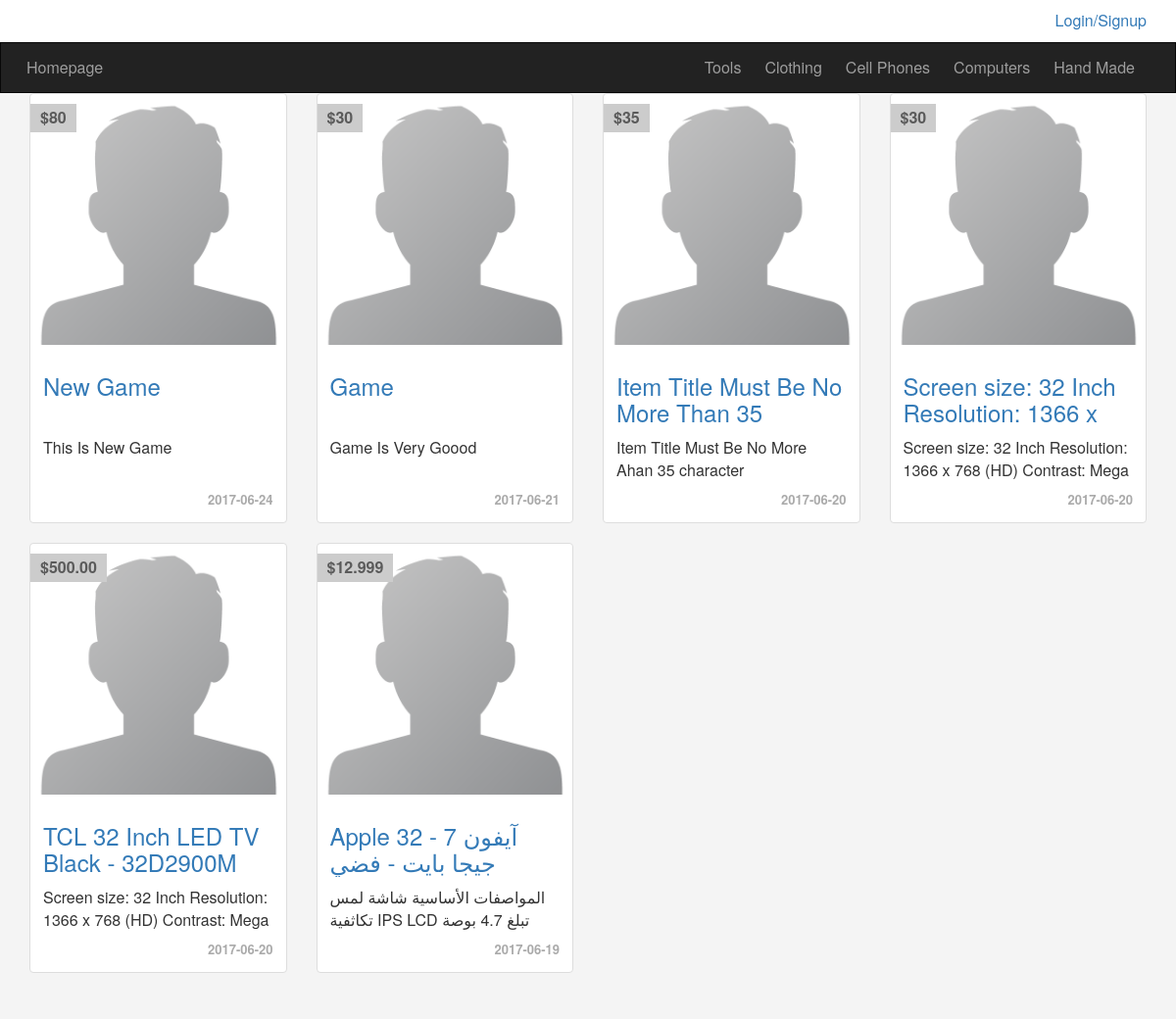
Screenshot of /code/index.php with the database file from the repository.
### tables this page shows
CREATE TABLE `categories` (
  `ID` int(11) NOT NULL,
  `Name` varchar(255) NOT NULL,
  `Description` text NOT NULL,
  `parent` int(11) NOT NULL,
  `Ordering` int(11) DEFAULT NULL,
  `Visibility` tinyint(4) NOT NULL DEFAULT '0',
  `Allow_Comment` tinyint(4) NOT NULL DEFAULT '0',
  `Allow_Ads` tinyint(4) NOT NULL DEFAULT '0'
);

CREATE TABLE `items` (
  `Item_ID` int(11) NOT NULL,
  `Name` varchar(255) NOT NULL,
  `Description` text NOT NULL,
  `Price` varchar(255) NOT NULL,
  `Add_Date` date NOT NULL,
  `Country_Made` varchar(255) NOT NULL,
  `Image` varchar(255) NOT NULL,
  `Status` varchar(255) NOT NULL,
  `Rating` smallint(6) NOT NULL,
  `Approve` tinyint(4) NOT NULL DEFAULT '0',
  `Cat_ID` int(11) NOT NULL,
  `Member_ID` int(11) NOT NULL,
  `tags` varchar(255) NOT NULL
);

### code/init.php (called while the page is built, shortened)
<?php
	include "admin/connect.php";
	$tpl 	= 'includes/templates/';
	$func 	= 'includes/functions/';
	$css 	= 'layout/css/';
	include $func . 'functions.php';
	include $tpl . 'header.php';
?>

### code/includes/functions/functions.php (called while the page is built, shortened)
<?php
	function getAllFrom($field, $table, $where = NULL, $and = NULL, $orderfield, $ordering = "DESC") {
		global $con;
		$getAll = $con->prepare("SELECT $field FROM $table $where $and ORDER BY $orderfield DESC");
		$getAll->execute();
		$all = $getAll->fetchAll();
		return $all;
	}

### code/index.php (the view, shortened to what this page needs)
<?php
	include "init.php";
?>
	<div class="container">
		<div class="row">
			<?php
				$allItems = getAllFrom('*', 'items', 'where Approve = 1', '', 'Item_ID');
				foreach ($allItems as $item) {
					echo '<div class="col-sm-6 col-md-3">';
						echo '<div class="thumbnail item-box">';
							echo '<span class="price-tag">$'. $item['Price'] .'</span>';
							echo '<img class="img-responsive" src="avatar.png" alt=""/>';
							echo '<div class="caption">';
								echo '<h3><a href="items.php?itemid='. $item['Item_ID'] .'">'. $item['Name'] .'</a></h3>';
								echo '<p>'. $item['Description'] .'</p>';
								echo '<div class="date">'. $item['Add_Date'] .'</div>';
							echo '</div>';
						echo '</div>';
					echo '</div>';
				}
			?>
		</div>
	</div>
<?php
	include $tpl . 'footer.php';
?>

### code/includes/templates/header.php (shortened to what this page needs)
<!DOCTYPE html>
<html>
	<head>
		<link rel="stylesheet" href="<?php echo $css; ?>bootstrap.min.css" />
		<link rel="stylesheet" href="<?php echo $css; ?>font-awesome.min.css" />
		<link rel="stylesheet" href="<?php echo $css; ?>jquery-ui.min.css" />
		<link rel="stylesheet" href="<?php echo $css; ?>jquery.selectBoxIt.css" />
		<link rel="stylesheet" href="<?php echo $css; ?>front.css" />
	</head>
	<body>
		<div class="upper-bar">
			<div class="container">
			<?php
				if ( isset($_SESSION['user']) ) { ?>
				<img class="my-image img-thumbnail img-circle" src="avatar.png" alt=""/>
				<div class="btn-group my-info">
					<span class="btn btn-default dropdown-toggle" data-toggle="dropdown">
						<?php echo $sessionUser; ?>
						<span class="caret"></span>
					</span>
					<ul class="dropdown-menu">
						<li><a href="profile.php">My Profile</a></li>
						<li><a href="newad.php">New Item</a></li>
						<li><a href="profile.php#myads">My Items</a></li>
						<li><a href="profile.php#mycomment">My Comments</a></li>
						<li><a href="logout.php">Logout</a></li>
					</ul>
				</div>
				<?php
				} else {?>
					<a href="login.php">
						<span class="pull-right">Login/Signup</span>
					</a>
				<?php } ?>
			</div>
		</div>
		<nav class="navbar navbar-inverse">
		  	<div class="container">
			    <div class="navbar-header">
			      <a class="navbar-brand" href="index.php">Homepage</a>
			    </div>
			    <div class="collapse navbar-collapse" id="app-nav">
			      	<ul class="nav navbar-nav navbar-right">
				        <?php
				        	$allCats = getAllFrom("*", "categories", "where parent = 0", "", "ID", "ASC");
			      			foreach ($allCats as $cat) {
								echo
								'<li>
									<a href="categories.php?pageid='. $cat['ID'] . '">
										'. $cat['Name'] . '
									</a>
							 	</li>';
							}
			      		?>
			      	</ul>
		    </div>
		  </div>
		</nav>

### code/includes/templates/footer.php (shortened to what this page needs)
	</body>
</html>

### code/layout/css/front.css (style rules this page uses)
body { background-color:#F4F4F4; font-size:16px; height:4000px; }
.navbar { border-radius: 0; margin-bottom: 0; }
.navbar-brand { font-size: 1em; }
.nav > li > a, .navbar-brand { padding: 15px 12px; }
.upper-bar { padding:10px; background-color:#FFF; }
.item-box { position:relative; }
.item-box .price-tag { background-color:#CCC; padding:3px 10px; position:absolute; left:0; top:10px; font-weight:bold; color:#5a5a5a; }
.item-box .caption p { height: 45px; max-height: 45px; overflow: hidden; word-wrap: break-word; }
.item-box .caption h3 { height: 55px; max-height: 55px; overflow: hidden; word-wrap: break-word; }
.thumbnail .date { text-align:right; font-size:13px; color:#AAA; font-weight:bold; }
a { -webkit-transition:all .3s ease-in-out; -moz-transition:all .3s ease-in-out; -o-transition:all .3s ease-in-out; transition:all .3s ease-in-out; }

### rows the page displays
categories: Name "Tools"
categories: Name "Clothing"
categories: Name "Cell Phones"
categories: Name "Computers"
categories: Name "Hand Made"
items: Price "80", Name "New Game", Description "This Is New Game", Add_Date "2017-06-24"
items: Price "30", Name "Game", Description "Game Is Very Goood", Add_Date "2017-06-21"
items: Price "35", Name "Item Title Must Be No More Than 35", Description "Item Title Must Be No More Ahan 35 character", Add_Date "2017-06-20"
items: Price "30", Name "Screen size: 32 Inch Resolution: 1366 x…", Description "Screen size: 32 Inch Resolution: 1366 x 768 (HD) Contrast: Mega…", Add_Date "2017-06-20"
items: Price "500.00", Name "TCL 32 Inch LED TV Black - 32D2900M", Description "Screen size: 32 Inch Resolution: 1366 x 768 (HD) Contrast: Mega…", Add_Date "2017-06-20"
items: Price "12.999", Name "Apple آيفون 7 - 32 جيجا بايت - فضي", Description "المواصفات الأساسية شاشة لمس تكاثفية IPS LCD تبلغ 4.7 بوصة…", Add_Date "2017-06-19"
